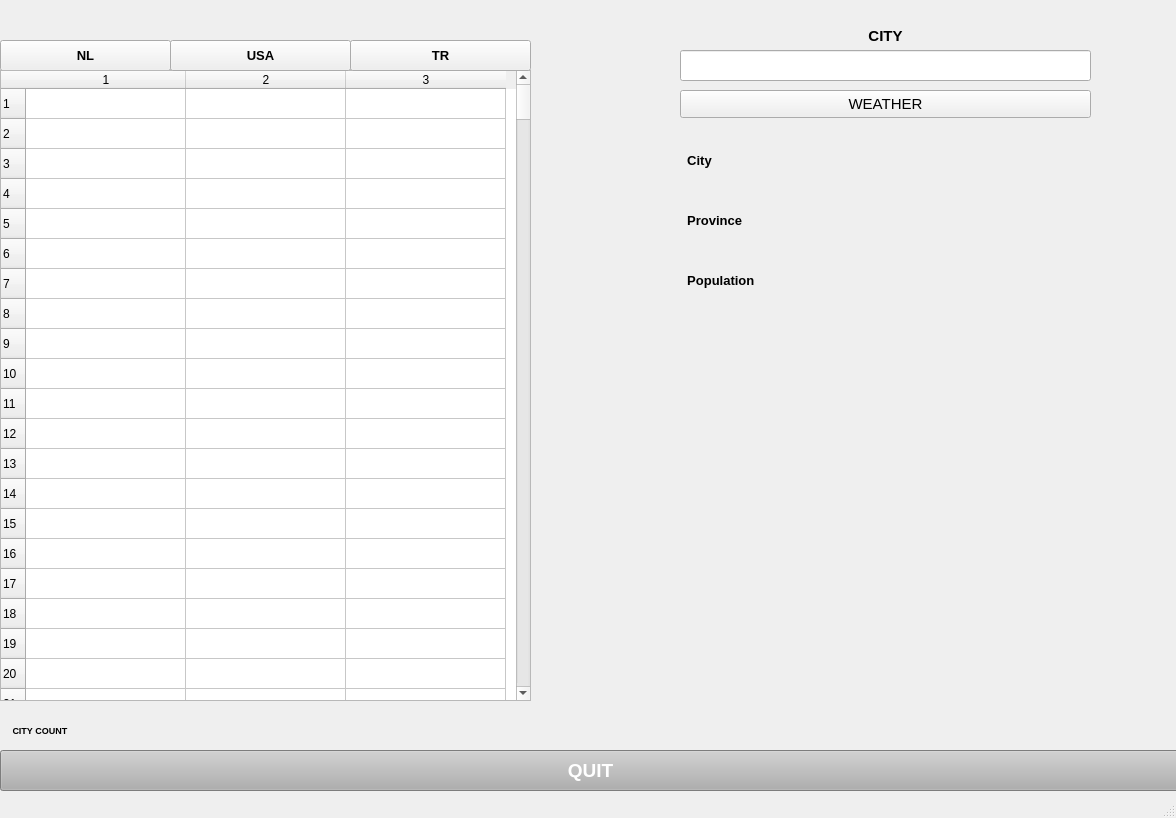
<?xml version="1.0" encoding="UTF-8"?>
<ui version="4.0">
 <class>MainWindow</class>
 <widget class="QMainWindow" name="MainWindow">
  <property name="geometry">
   <rect>
    <x>0</x>
    <y>0</y>
    <width>1176</width>
    <height>818</height>
   </rect>
  </property>
  <property name="windowTitle">
   <string>WEATHER</string>
  </property>
  <property name="styleSheet">
   <string notr="true"/>
  </property>
  <widget class="QWidget" name="centralwidget">
   <widget class="QPushButton" name="btn_nl">
    <property name="geometry">
     <rect>
      <x>0</x>
      <y>40</y>
      <width>171</width>
      <height>31</height>
     </rect>
    </property>
    <property name="font">
     <font>
      <pointsize>10</pointsize>
      <weight>75</weight>
      <bold>true</bold>
     </font>
    </property>
    <property name="text">
     <string>NL</string>
    </property>
   </widget>
   <widget class="QPushButton" name="btn_cks">
    <property name="geometry">
     <rect>
      <x>0</x>
      <y>750</y>
      <width>1181</width>
      <height>41</height>
     </rect>
    </property>
    <property name="font">
     <font>
      <pointsize>14</pointsize>
      <weight>75</weight>
      <bold>true</bold>
     </font>
    </property>
    <property name="styleSheet">
     <string notr="true">background-color: rgb(175, 175, 175);
color: rgb(255, 255, 255);</string>
    </property>
    <property name="text">
     <string>QUIT</string>
    </property>
   </widget>
   <widget class="QTableWidget" name="tbl">
    <property name="geometry">
     <rect>
      <x>0</x>
      <y>70</y>
      <width>531</width>
      <height>631</height>
     </rect>
    </property>
    <property name="mouseTracking">
     <bool>true</bool>
    </property>
    <property name="focusPolicy">
     <enum>Qt::WheelFocus</enum>
    </property>
    <property name="autoScrollMargin">
     <number>20</number>
    </property>
    <property name="rowCount">
     <number>350</number>
    </property>
    <property name="columnCount">
     <number>3</number>
    </property>
    <attribute name="horizontalHeaderDefaultSectionSize">
     <number>160</number>
    </attribute>
    <attribute name="horizontalHeaderMinimumSectionSize">
     <number>46</number>
    </attribute>
    <attribute name="verticalHeaderShowSortIndicator" stdset="0">
     <bool>false</bool>
    </attribute>
    <row/>
    <row/>
    <row/>
    <row/>
    <row/>
    <row/>
    <row/>
    <row/>
    <row/>
    <row/>
    <row/>
    <row/>
    <row/>
    <row/>
    <row/>
    <row/>
    <row/>
    <row/>
    <row/>
    <row/>
    <row/>
    <row/>
    <row/>
    <row/>
    <row/>
    <row/>
    <row/>
    <row/>
    <row/>
    <row/>
    <row/>
    <row/>
    <row/>
    <row/>
    <row/>
    <row/>
    <row/>
    <row/>
    <row/>
    <row/>
    <row/>
    <row/>
    <row/>
    <row/>
    <row/>
    <row/>
    <row/>
    <row/>
    <row/>
    <row/>
    <row/>
    <row/>
    <row/>
    <row/>
    <row/>
    <row/>
    <row/>
    <row/>
    <row/>
    <row/>
    <row/>
    <row/>
    <row/>
    <row/>
    <row/>
    <row/>
    <row/>
    <row/>
    <row/>
    <row/>
    <row/>
    <row/>
    <row/>
    <row/>
    <row/>
    <row/>
    <row/>
    <row/>
    <row/>
    <row/>
    <row/>
    <row/>
    <row/>
    <row/>
    <row/>
    <row/>
    <row/>
    <row/>
    <row/>
    <row/>
    <row/>
    <row/>
    <row/>
    <row/>
    <row/>
    <row/>
    <row/>
    <row/>
    <row/>
    <row/>
    <row/>
    <row/>
    <row/>
    <row/>
    <row/>
    <row/>
    <row/>
    <row/>
    <row/>
    <row/>
    <row/>
    <row/>
    <row/>
    <row/>
    <row/>
    <row/>
    <row/>
    <row/>
    <row/>
    <row/>
    <row/>
    <row/>
    <row/>
    <row/>
    <row/>
    <row/>
    <row/>
    <row/>
    <row/>
    <row/>
    <row/>
    <row/>
    <row/>
    <row/>
    <row/>
    <row/>
    <row/>
    <row/>
    <row/>
    <row/>
    <row/>
    <row/>
    <row/>
    <row/>
    <row/>
    <row/>
    <row/>
    <row/>
    <row/>
    <row/>
    <row/>
    <row/>
    <row/>
    <row/>
    <row/>
    <row/>
    <row/>
    <row/>
    <row/>
    <row/>
    <row/>
    <row/>
    <row/>
    <row/>
    <row/>
    <row/>
    <row/>
    <row/>
    <row/>
    <row/>
    <row/>
    <row/>
    <row/>
    <row/>
    <row/>
    <row/>
    <row/>
    <row/>
    <row/>
    <row/>
    <row/>
    <row/>
    <row/>
    <row/>
    <row/>
    <row/>
    <row/>
    <row/>
    <row/>
    <row/>
    <row/>
    <row/>
    <row/>
    <row/>
    <row/>
    <row/>
    <row/>
    <row/>
    <row/>
    <row/>
    <row/>
    <row/>
    <row/>
    <row/>
    <row/>
    <row/>
    <row/>
    <row/>
    <row/>
    <row/>
    <row/>
    <row/>
    <row/>
    <row/>
    <row/>
    <row/>
    <row/>
    <row/>
    <row/>
    <row/>
    <row/>
    <row/>
    <row/>
    <row/>
    <row/>
    <row/>
    <row/>
    <row/>
    <row/>
    <row/>
    <row/>
    <row/>
    <row/>
    <row/>
    <row/>
    <row/>
    <row/>
    <row/>
    <row/>
    <row/>
    <row/>
    <row/>
    <row/>
    <row/>
    <row/>
    <row/>
    <row/>
    <row/>
    <row/>
    <row/>
    <row/>
    <row/>
    <row/>
    <row/>
    <row/>
    <row/>
    <row/>
    <row/>
    <row/>
    <row/>
    <row/>
    <row/>
    <row/>
    <row/>
    <row/>
    <row/>
    <row/>
    <row/>
    <row/>
    <row/>
    <row/>
    <row/>
    <row/>
    <row/>
    <row/>
    <row/>
    <row/>
    <row/>
    <row/>
    <row/>
    <row/>
    <row/>
    <row/>
    <row/>
    <row/>
    <row/>
    <row/>
    <row/>
    <row/>
    <row/>
    <row/>
    <row/>
    <row/>
    <row/>
    <row/>
    <row/>
    <row/>
    <row/>
    <row/>
    <row/>
    <row/>
    <row/>
    <row/>
    <row/>
    <row/>
    <row/>
    <row/>
    <row/>
    <row/>
    <row/>
    <row/>
    <row/>
    <row/>
    <row/>
    <row/>
    <row/>
    <row/>
    <row/>
    <row/>
    <row/>
    <row/>
    <row/>
    <row/>
    <row/>
    <row/>
    <row/>
    <row/>
    <row/>
    <row/>
    <row/>
    <row/>
    <row/>
    <row/>
    <row/>
    <row/>
    <row/>
    <row/>
    <row/>
    <row/>
    <row/>
    <row/>
    <row/>
    <row/>
    <row/>
    <row/>
    <row/>
    <row/>
    <row/>
    <row/>
    <row/>
    <column/>
    <column/>
    <column/>
   </widget>
   <widget class="QLineEdit" name="ln_city">
    <property name="geometry">
     <rect>
      <x>680</x>
      <y>50</y>
      <width>411</width>
      <height>31</height>
     </rect>
    </property>
   </widget>
   <widget class="QPushButton" name="btn_arama">
    <property name="geometry">
     <rect>
      <x>680</x>
      <y>90</y>
      <width>411</width>
      <height>28</height>
     </rect>
    </property>
    <property name="font">
     <font>
      <pointsize>11</pointsize>
     </font>
    </property>
    <property name="text">
     <string>WEATHER</string>
    </property>
   </widget>
   <widget class="QLabel" name="lblKayitSayisi">
    <property name="geometry">
     <rect>
      <x>10</x>
      <y>710</y>
      <width>341</width>
      <height>41</height>
     </rect>
    </property>
    <property name="font">
     <font>
      <pointsize>7</pointsize>
      <weight>75</weight>
      <bold>true</bold>
     </font>
    </property>
    <property name="text">
     <string> CITY COUNT</string>
    </property>
   </widget>
   <widget class="QLabel" name="label">
    <property name="geometry">
     <rect>
      <x>680</x>
      <y>20</y>
      <width>411</width>
      <height>31</height>
     </rect>
    </property>
    <property name="font">
     <font>
      <pointsize>11</pointsize>
      <weight>75</weight>
      <bold>true</bold>
     </font>
    </property>
    <property name="text">
     <string>CITY</string>
    </property>
    <property name="alignment">
     <set>Qt::AlignCenter</set>
    </property>
   </widget>
   <widget class="QLabel" name="icon">
    <property name="geometry">
     <rect>
      <x>680</x>
      <y>340</y>
      <width>411</width>
      <height>61</height>
     </rect>
    </property>
    <property name="font">
     <font>
      <pointsize>18</pointsize>
     </font>
    </property>
    <property name="text">
     <string/>
    </property>
    <property name="alignment">
     <set>Qt::AlignCenter</set>
    </property>
   </widget>
   <widget class="QLabel" name="sehir">
    <property name="geometry">
     <rect>
      <x>680</x>
      <y>560</y>
      <width>411</width>
      <height>61</height>
     </rect>
    </property>
    <property name="font">
     <font>
      <family>Source Sans Pro SemiBold</family>
      <pointsize>14</pointsize>
      <weight>75</weight>
      <italic>false</italic>
      <bold>true</bold>
     </font>
    </property>
    <property name="text">
     <string/>
    </property>
    <property name="alignment">
     <set>Qt::AlignCenter</set>
    </property>
   </widget>
   <widget class="QLabel" name="temp">
    <property name="geometry">
     <rect>
      <x>680</x>
      <y>450</y>
      <width>411</width>
      <height>61</height>
     </rect>
    </property>
    <property name="font">
     <font>
      <pointsize>18</pointsize>
      <weight>50</weight>
      <bold>false</bold>
     </font>
    </property>
    <property name="text">
     <string/>
    </property>
    <property name="alignment">
     <set>Qt::AlignCenter</set>
    </property>
   </widget>
   <widget class="QLabel" name="durum">
    <property name="geometry">
     <rect>
      <x>680</x>
      <y>670</y>
      <width>411</width>
      <height>61</height>
     </rect>
    </property>
    <property name="font">
     <font>
      <pointsize>12</pointsize>
     </font>
    </property>
    <property name="text">
     <string/>
    </property>
    <property name="alignment">
     <set>Qt::AlignCenter</set>
    </property>
   </widget>
   <widget class="QLabel" name="veri_city">
    <property name="geometry">
     <rect>
      <x>820</x>
      <y>140</y>
      <width>271</width>
      <height>41</height>
     </rect>
    </property>
    <property name="font">
     <font>
      <pointsize>10</pointsize>
      <weight>75</weight>
      <bold>true</bold>
     </font>
    </property>
    <property name="text">
     <string/>
    </property>
    <property name="alignment">
     <set>Qt::AlignCenter</set>
    </property>
   </widget>
   <widget class="QLabel" name="veri_prv">
    <property name="geometry">
     <rect>
      <x>820</x>
      <y>200</y>
      <width>271</width>
      <height>41</height>
     </rect>
    </property>
    <property name="font">
     <font>
      <pointsize>10</pointsize>
      <weight>75</weight>
      <bold>true</bold>
     </font>
    </property>
    <property name="text">
     <string/>
    </property>
    <property name="alignment">
     <set>Qt::AlignCenter</set>
    </property>
   </widget>
   <widget class="QLabel" name="veri_nfs">
    <property name="geometry">
     <rect>
      <x>820</x>
      <y>260</y>
      <width>271</width>
      <height>41</height>
     </rect>
    </property>
    <property name="font">
     <font>
      <pointsize>10</pointsize>
      <weight>75</weight>
      <bold>true</bold>
     </font>
    </property>
    <property name="text">
     <string/>
    </property>
    <property name="alignment">
     <set>Qt::AlignCenter</set>
    </property>
   </widget>
   <widget class="QLabel" name="label_3">
    <property name="geometry">
     <rect>
      <x>680</x>
      <y>140</y>
      <width>111</width>
      <height>41</height>
     </rect>
    </property>
    <property name="font">
     <font>
      <pointsize>10</pointsize>
      <weight>75</weight>
      <bold>true</bold>
     </font>
    </property>
    <property name="layoutDirection">
     <enum>Qt::LeftToRight</enum>
    </property>
    <property name="autoFillBackground">
     <bool>false</bool>
    </property>
    <property name="text">
     <string>  City</string>
    </property>
    <property name="textFormat">
     <enum>Qt::AutoText</enum>
    </property>
    <property name="alignment">
     <set>Qt::AlignLeading|Qt::AlignLeft|Qt::AlignVCenter</set>
    </property>
   </widget>
   <widget class="QLabel" name="label_4">
    <property name="geometry">
     <rect>
      <x>680</x>
      <y>260</y>
      <width>111</width>
      <height>41</height>
     </rect>
    </property>
    <property name="font">
     <font>
      <pointsize>10</pointsize>
      <weight>75</weight>
      <bold>true</bold>
     </font>
    </property>
    <property name="text">
     <string>  Population</string>
    </property>
    <property name="alignment">
     <set>Qt::AlignLeading|Qt::AlignLeft|Qt::AlignVCenter</set>
    </property>
   </widget>
   <widget class="QLabel" name="label_5">
    <property name="geometry">
     <rect>
      <x>680</x>
      <y>200</y>
      <width>111</width>
      <height>41</height>
     </rect>
    </property>
    <property name="font">
     <font>
      <pointsize>10</pointsize>
      <weight>75</weight>
      <bold>true</bold>
     </font>
    </property>
    <property name="text">
     <string>  Province</string>
    </property>
    <property name="alignment">
     <set>Qt::AlignLeading|Qt::AlignLeft|Qt::AlignVCenter</set>
    </property>
   </widget>
   <widget class="QPushButton" name="btn_usa">
    <property name="geometry">
     <rect>
      <x>170</x>
      <y>40</y>
      <width>181</width>
      <height>31</height>
     </rect>
    </property>
    <property name="font">
     <font>
      <pointsize>10</pointsize>
      <weight>75</weight>
      <bold>true</bold>
     </font>
    </property>
    <property name="text">
     <string>USA</string>
    </property>
   </widget>
   <widget class="QPushButton" name="btn_tr">
    <property name="geometry">
     <rect>
      <x>350</x>
      <y>40</y>
      <width>181</width>
      <height>31</height>
     </rect>
    </property>
    <property name="font">
     <font>
      <pointsize>10</pointsize>
      <weight>75</weight>
      <bold>true</bold>
     </font>
    </property>
    <property name="text">
     <string>TR</string>
    </property>
   </widget>
  </widget>
  <widget class="QMenuBar" name="menubar">
   <property name="geometry">
    <rect>
     <x>0</x>
     <y>0</y>
     <width>1176</width>
     <height>26</height>
    </rect>
   </property>
  </widget>
  <widget class="QStatusBar" name="statusbar"/>
 </widget>
 <resources/>
 <connections/>
</ui>
